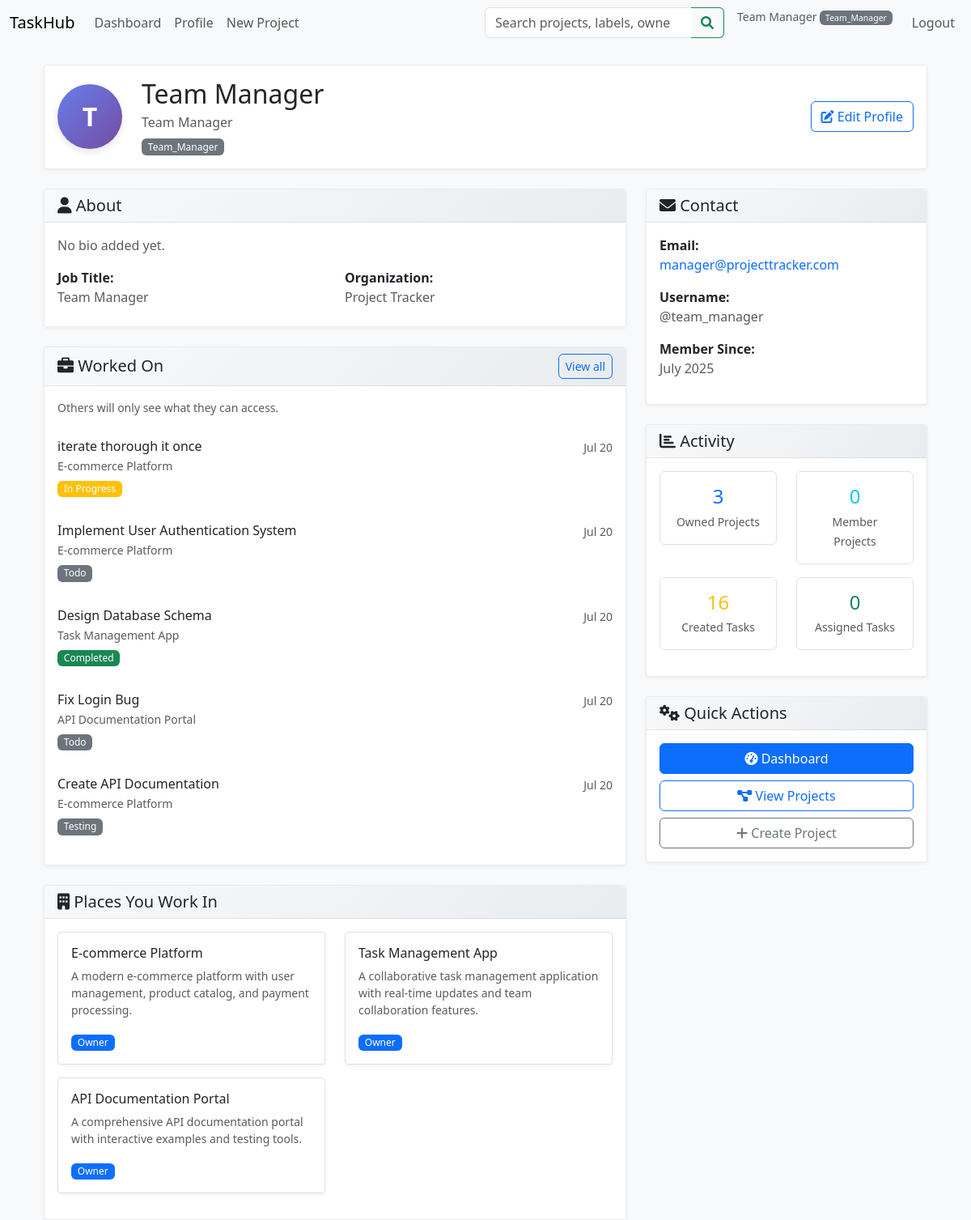
Screenshot of /profile (signed in) with the database file from the repository.
### models/user.py (models this page shows, shortened)
class User(db.Model, UserMixin):
    __tablename__ = 'user'
    id = db.Column(db.Integer, primary_key=True)
    username = db.Column(db.String(80), unique=True, nullable=False, index=True)
    email = db.Column(db.String(120), unique=True, nullable=False, index=True)
    password_hash = db.Column(db.String(128), nullable=False)
    role = db.Column(
        db.Enum('visitor', 'developer', 'team_manager', 'admin', name='user_roles'),
        default='visitor',
        nullable=False
    )
    created_at = db.Column(db.DateTime, default=datetime.utcnow)
    updated_at = db.Column(
        db.DateTime,
        default=datetime.utcnow,
        onupdate=datetime.utcnow
    )
    full_name = db.Column(db.String(150))
    job_title = db.Column(db.String(100))
    department = db.Column(db.String(100))
    organization = db.Column(db.String(150))
    location = db.Column(db.String(100))
    bio = db.Column(db.Text)
    avatar_url = db.Column(db.String(255))
    team_id = db.Column(db.Integer, db.ForeignKey('team.id'), nullable=True)
    is_team_leader = db.Column(db.Boolean, default=False)
    owned_projects = db.relationship(
        'Project',
        back_populates='owner',
        lazy='dynamic'
    )
    projects = db.relationship(
        'Project',
        secondary='project_members',
        back_populates='members',
        lazy='dynamic'
    )
    tasks_created = db.relationship(
        'Task',
        back_populates='creator',
        foreign_keys='Task.creator_id',
        lazy='dynamic'
    )
    assigned_tasks = db.relationship(
        'Task',
        foreign_keys='Task.assignee_id',
        back_populates='assignee',
        lazy='dynamic'
    )
    reported_tasks = db.relationship(
        'Task',
        foreign_keys='Task.reporter_id',
        back_populates='reporter',
        lazy='dynamic'
    )
    task_membership = db.relationship(
        'TaskMember',
        back_populates='user',
        lazy='dynamic',
        cascade='all, delete-orphan'
    )
    tickets_created = db.relationship(
        'Ticket',
        back_populates='creator',
        lazy='dynamic',
        cascade='all, delete-orphan'
    )
    role_applications = db.relationship(
        'RoleApplication',
        back_populates='applicant',
        lazy='dynamic',
        cascade='all, delete-orphan',
        foreign_keys='RoleApplication.applicant_id'
    )
    project_applications = db.relationship(
        'ProjectApplication',
        back_populates='applicant',
        lazy='dynamic',
        cascade='all, delete-orphan',
        foreign_keys='ProjectApplication.applicant_id'
    )

### models/task.py (models this page shows, shortened)
class Task(db.Model):
    __tablename__ = 'task'
    id = db.Column(db.Integer, primary_key=True)
    title = db.Column(db.String(150), nullable=False)
    description = db.Column(db.Text)
    status = db.Column(
        db.Enum('todo', 'in_progress', 'testing', 'completed', 'blocked', 'review', name='task_status'),
        default='todo',
        nullable=False
    )
    due_date = db.Column(db.Date)
    project_id = db.Column(db.Integer, db.ForeignKey('project.id'), nullable=False)
    creator_id = db.Column(db.Integer, db.ForeignKey('user.id'),    nullable=False)
    created_at = db.Column(db.DateTime, default=datetime.utcnow)
    updated_at = db.Column(
        db.DateTime,
        default=datetime.utcnow,
        onupdate=datetime.utcnow
    )
    work_type = db.Column(db.String(50))
    assignee_id = db.Column(db.Integer, db.ForeignKey('user.id'))
    priority = db.Column(db.String(20))
    parent_id = db.Column(db.Integer, db.ForeignKey('task.id'))
    labels = db.Column(db.String(255))
    team = db.Column(db.String(100))
    start_date = db.Column(db.Date)
    reporter_id = db.Column(db.Integer, db.ForeignKey('user.id'))
    attachment = db.Column(db.String(255))
    flagged = db.Column(db.Boolean, default=False)
    restrict_to = db.Column(db.String(255))
    linked_work_items = db.Column(db.String(255))
    project = db.relationship(
        'Project',
        back_populates='tasks'
    )
    creator = db.relationship(
        'User',
        back_populates='tasks_created',
        foreign_keys=[creator_id]
    )
    task_membership = db.relationship(
        'TaskMember',
        back_populates='task',
        lazy='dynamic',
        cascade='all, delete-orphan'
    )
    assignee = db.relationship(
        'User',
        foreign_keys=[assignee_id],
        back_populates='assigned_tasks',
        lazy='joined'
    )
    reporter = db.relationship(
        'User',
        foreign_keys=[reporter_id],
        back_populates='reported_tasks',
        lazy='joined'
    )
    parent = db.relationship('Task', remote_side=[id], backref='subtasks', lazy='joined')

### models/project.py (models this page shows, shortened)
class Project(db.Model):
    __tablename__ = 'project'
    id = db.Column(db.Integer, primary_key=True)
    name = db.Column(db.String(150), nullable=False)
    description = db.Column(db.Text)
    status = db.Column(
        db.Enum('open', 'closed', name='project_status'),
        default='open',
        nullable=False
    )
    owner_id = db.Column(db.Integer, db.ForeignKey('user.id'), nullable=False)
    team_id = db.Column(db.Integer, db.ForeignKey('team.id'), nullable=True)
    created_at = db.Column(db.DateTime, default=datetime.utcnow)
    updated_at = db.Column(
        db.DateTime,
        default=datetime.utcnow,
        onupdate=datetime.utcnow
    )
    owner = db.relationship(
        'User',
        back_populates='owned_projects'
    )
    members = db.relationship(
        'User',
        secondary=project_members,
        back_populates='projects',
        lazy='dynamic'
    )
    labels = db.relationship(
        'Label',
        secondary=project_labels,
        back_populates='projects',
        lazy='dynamic'
    )
    tasks = db.relationship(
        'Task',
        back_populates='project',
        lazy='dynamic',
        cascade='all, delete-orphan'
    )
    tickets = db.relationship(
        'Ticket',
        back_populates='project',
        lazy='dynamic',
        cascade='all, delete-orphan'
    )

### routes/main_routes.py (the view)
@main_bp.route("/profile")
@login_required
@user_required
def profile():
    return render_template("profile.html", user=current_user)

### templates/profile.html (shortened to what this page needs)
{% extends "base.html" %}
{% block content %}
<div class="container-fluid">
  <div class="row">
    <div class="col-12">
      <div class="card mb-4">
        <div class="card-body">
          <div class="row align-items-center">
            <div class="col-auto">
              <div class="avatar-placeholder" style="width: 80px; height: 80px; border-radius: 50%; background: linear-gradient(135deg, #667eea 0%, #764ba2 100%); display: flex; align-items: center; justify-content: center; color: white; font-size: 2rem; font-weight: bold;">
                {{ (user.full_name or user.username)[0].upper() }}
              </div>
            </div>
            <div class="col">
              <h2 class="mb-1">{{ user.full_name or user.username }}</h2>
              <p class="text-muted mb-2">{{ user.job_title or 'No job title set' }}</p>
              <div class="d-flex gap-2">
                <span class="badge bg-{{ 'primary' if user.role == 'admin' else 'secondary' }}">
                  {{ user.role.title() }}
                </span>
              </div>
            </div>
            <div class="col-auto">
              <button class="btn btn-outline-primary" data-bs-toggle="modal" data-bs-target="#editProfileModal">
                <i class="fas fa-edit"></i> Edit Profile
              </button>
            </div>
          </div>
        </div>
      </div>
    </div>
    <div class="col-lg-8">
      <div class="card mb-4">
        <div class="card-header">
          <h5 class="mb-0"><i class="fas fa-user"></i> About</h5>
        </div>
        <div class="card-body">
          {% if user.bio %}
            <p class="mb-3">{{ user.bio }}</p>
          {% else %}
            <p class="text-muted mb-3">No bio added yet.</p>
          {% endif %}
          <div class="row">
            {% if user.job_title %}
            <div class="col-md-6 mb-2">
              <strong>Job Title:</strong><br>
              <span class="text-muted">{{ user.job_title }}</span>
            </div>
            {% endif %}
            {% if user.organization %}
            <div class="col-md-6 mb-2">
              <strong>Organization:</strong><br>
              <span class="text-muted">{{ user.organization }}</span>
            </div>
            {% endif %}
          </div>
        </div>
      </div>
      <div class="card mb-4">
        <div class="card-header d-flex justify-content-between align-items-center">
          <h5 class="mb-0"><i class="fas fa-briefcase"></i> Worked On</h5>
          <a href="{{ url_for('projects.list_projects') }}" class="btn btn-sm btn-outline-primary">View all</a>
        </div>
        <div class="card-body">
          <p class="text-muted small mb-3">Others will only see what they can access.</p>
          {% if user.tasks_created.count() > 0 %}
            <div class="list-group list-group-flush">
              {% for task in user.tasks_created.limit(5).all() %}
              <div class="list-group-item border-0 px-0">
                <div class="d-flex justify-content-between align-items-start">
                  <div>
                    <h6 class="mb-1">{{ task.title }}</h6>
                    <p class="text-muted small mb-1">{{ task.project.name }}</p>
                    <span class="badge bg-{{ 'success' if task.status == 'completed' else 'warning' if task.status == 'in_progress' else 'secondary' }}">
                      {{ task.status.replace('_', ' ').title() }}
                    </span>
                  </div>
                  <small class="text-muted">{{ task.created_at.strftime('%b %d') }}</small>
                </div>
              </div>
              {% endfor %}
            </div>
          {% else %}
            <p class="text-muted">No tasks created yet.</p>
          {% endif %}
        </div>
      </div>
      <div class="card">
        <div class="card-header">
          <h5 class="mb-0"><i class="fas fa-building"></i> Places You Work In</h5>
        </div>
        <div class="card-body">
          {% if user.owned_projects.count() > 0 or user.projects.count() > 0 %}
            <div class="row">
              {% for project in user.owned_projects.limit(3).all() %}
              <div class="col-md-6 mb-3">
                <div class="card border">
                  <div class="card-body">
                    <h6 class="card-title">{{ project.name }}</h6>
                    <p class="card-text text-muted small">{{ project.description[:100] }}{% if project.description|length > 100 %}...{% endif %}</p>
                    <span class="badge bg-primary">Owner</span>
                  </div>
                </div>
              </div>
              {% endfor %}
            </div>
          {% else %}
            <p class="text-muted">No projects yet.</p>
          {% endif %}
        </div>
      </div>
    </div>
    <div class="col-lg-4">
      <div class="card mb-4">
        <div class="card-header">
          <h5 class="mb-0"><i class="fas fa-envelope"></i> Contact</h5>
        </div>
        <div class="card-body">
          <div class="mb-3">
            <strong>Email:</strong><br>
            <a href="mailto:{{ user.email }}" class="text-decoration-none">{{ user.email }}</a>
          </div>
          <div class="mb-3">
            <strong>Username:</strong><br>
            <span class="text-muted">@{{ user.username }}</span>
          </div>
          <div class="mb-3">
            <strong>Member Since:</strong><br>
            <span class="text-muted">{{ user.created_at.strftime('%B %Y') }}</span>
          </div>
        </div>
      </div>
      <div class="card mb-4">
        <div class="card-header">
          <h5 class="mb-0"><i class="fas fa-chart-bar"></i> Activity</h5>
        </div>
        <div class="card-body">
          <div class="row text-center">
            <div class="col-6 mb-3">
              <div class="border rounded p-3">
                <h4 class="text-primary mb-1">{{ user.owned_projects.count() }}</h4>
                <small class="text-muted">Owned Projects</small>
              </div>
            </div>
            <div class="col-6 mb-3">
              <div class="border rounded p-3">
                <h4 class="text-info mb-1">{{ user.projects.count() }}</h4>
                <small class="text-muted">Member Projects</small>
              </div>
            </div>
            <div class="col-6 mb-3">
              <div class="border rounded p-3">
                <h4 class="text-warning mb-1">{{ user.tasks_created.count() }}</h4>
                <small class="text-muted">Created Tasks</small>
              </div>
            </div>
            <div class="col-6 mb-3">
              <div class="border rounded p-3">
                <h4 class="text-success mb-1">{{ user.assigned_tasks.count() }}</h4>
                <small class="text-muted">Assigned Tasks</small>
              </div>
            </div>
          </div>
        </div>
      </div>
      <div class="card">
        <div class="card-header">
          <h5 class="mb-0"><i class="fas fa-cogs"></i> Quick Actions</h5>
        </div>
        <div class="card-body">
          <div class="d-grid gap-2">
            <a href="{{ url_for('main.dashboard') }}" class="btn btn-primary">
              <i class="fas fa-tachometer-alt"></i> Dashboard
            </a>
            <a href="{{ url_for('projects.list_projects') }}" class="btn btn-outline-primary">
              <i class="fas fa-project-diagram"></i> View Projects
            </a>
            {% if user.role in ['admin', 'team_manager'] %}
            <button class="btn btn-outline-secondary" data-bs-toggle="modal" data-bs-target="#createProjectModal">
              <i class="fas fa-plus"></i> Create Project
            </button>
            {% endif %}
          </div>
        </div>
      </div>
    </div>
  </div>
</div>
{% endblock %}

### templates/base.html (shortened to what this page needs)
<!DOCTYPE html>
<html lang="en">
<head>
  <link
    href="https://cdn.jsdelivr.net/npm/bootstrap@5.3.0/dist/css/bootstrap.min.css"
    rel="stylesheet"
  >
  <link rel="stylesheet" href="https://cdnjs.cloudflare.com/ajax/libs/font-awesome/6.0.0/css/all.min.css">
  <link rel="stylesheet" href="{{ url_for('static', filename='css/style.css') }}">
</head>
<body>
<nav class="navbar navbar-expand-lg navbar-light bg-light mb-4">
  <div class="container-fluid">
            <a class="navbar-brand" href="{{ url_for('main.index') }}">TaskHub</a>
    <div class="collapse navbar-collapse">
      <ul class="navbar-nav me-auto">
        {% if current_user.is_authenticated %}
          <li class="nav-item">
            <a class="nav-link" href="{{ url_for('main.dashboard') }}">Dashboard</a>
          </li>
          <li class="nav-item">
            <a class="nav-link" href="{{ url_for('main.profile') }}">Profile</a>
          </li>
          {% if current_user.role in ['admin', 'team_manager'] %}
          <li class="nav-item">
            <a class="nav-link" href="{{ url_for('projects.create') }}">New Project</a>
          </li>
          {% endif %}
        {% endif %}
      </ul>
      {% if current_user.is_authenticated %}
      <form class="d-flex me-3" method="GET" action="{{ url_for('projects.search_projects') }}" style="min-width: 250px;">
        <div class="input-group">
          <input class="form-control" type="search" name="labels" placeholder="Search projects, labels, owners..."
                 aria-label="Search projects by labels, names, or owners">
          <button class="btn btn-outline-success" type="submit">
            <i class="fas fa-search"></i>
          </button>
        </div>
      </form>
      {% endif %}
      <ul class="navbar-nav">
        {% if current_user.is_authenticated %}
          <li class="nav-item">
            <span class="navbar-text me-3">
              <small class="text-muted">
                {{ current_user.full_name }}
                <span class="badge bg-{{ 'primary' if current_user.role == 'admin' else 'secondary' }}">
                  {{ current_user.role.title() }}
                </span>
              </small>
            </span>
          </li>
          <li class="nav-item">
            <a class="nav-link" href="{{ url_for('auth.logout') }}">Logout</a>
          </li>
        {% endif %}
      </ul>
    </div>
  </div>
</nav>
<div class="container">
  {% block content %}{% endblock %}
</div>
</body>
</html>

### rows the page displays
User: full_name "Team Manager", role "Team_Manager", full_name "T", job_title "Team Manager", organization "Project Tracker", email "manager@projecttracker.com", username "team_manager", created_at "July 2025"
Task: title "iterate thorough it once", project.name "E-commerce Platform", status.replace "In Progress", created_at "Jul 20"
Task: title "Implement User Authentication System", project.name "E-commerce Platform", status.replace "Todo", created_at "Jul 20"
Task: title "Design Database Schema", project.name "Task Management App", status.replace "Completed", created_at "Jul 20"
Task: title "Fix Login Bug", project.name "API Documentation Portal", status.replace "Todo", created_at "Jul 20"
Task: title "Create API Documentation", project.name "E-commerce Platform", status.replace "Testing", created_at "Jul 20"
Project: name "E-commerce Platform", description "A modern e-commerce platform with user management, product catalog, and payment processing."
Project: name "Task Management App", description "A collaborative task management application with real-time updates and team collaboration features."
Project: name "API Documentation Portal", description "A comprehensive API documentation portal with interactive examples and testing tools."

### other values shown
{{ user.owned_projects.count() }} "3"
{{ user.projects.count() }} "0"
{{ user.tasks_created.count() }} "16"
{{ user.assigned_tasks.count() }} "0"
